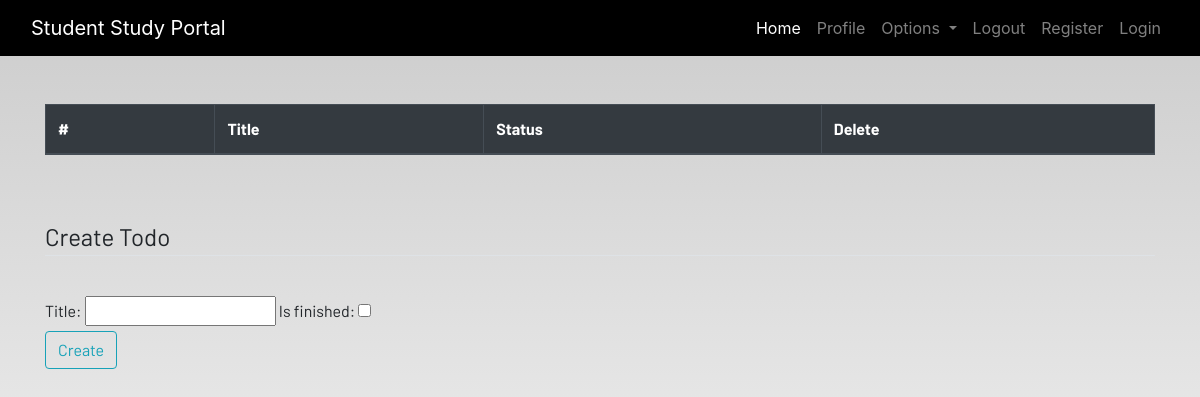
/todo (signed in), run on an earlier commit of the app's database.
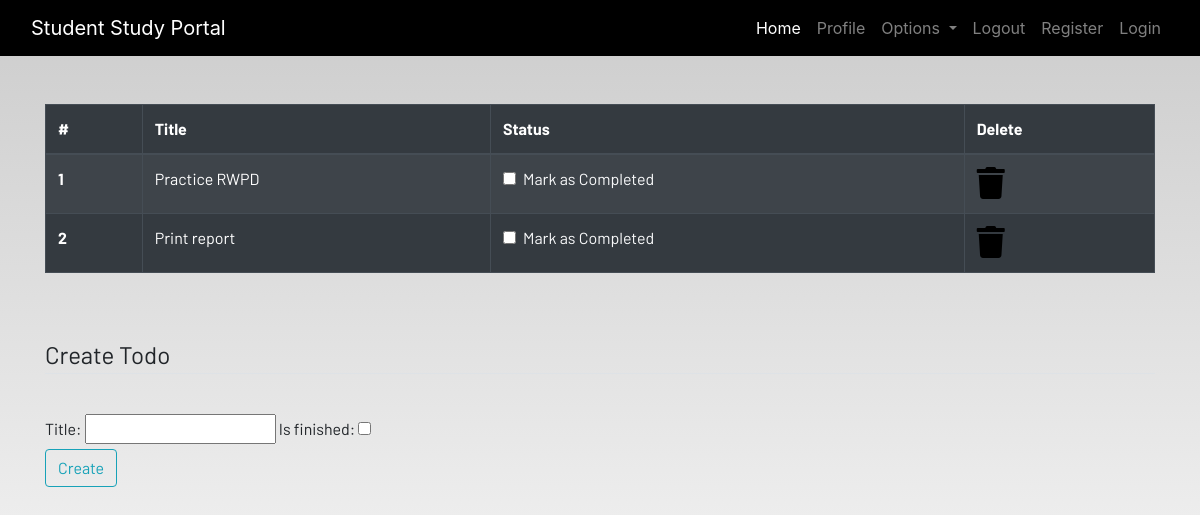
And on a later commit of the database.
### dashboard/models.py (models this page shows)
class Todo(models.Model):
    user = models.ForeignKey(User, on_delete=models.CASCADE)
    title = models.CharField(max_length=100)
    is_finished = models.BooleanField(default=False)

### dashboard/views.py (the view)
# urls.py: path('todo', views.todo, name="todo"),
@login_required
def todo(request):
    if request.method == "POST":
        form = TodoForm(request.POST)
        if form.is_valid():
            try:
                finished = request.POST["is_finished"]
                if finished == 'on':
                    finished = True
                else:
                    finished = False
            except:
                finished = False
            todo = Todo(
                user=request.user,
                title=request.POST['title'],
                is_finished=finished
            )
            todo.save()
            messages.success(request, f"Todo Added from {request.user.username}!!")
    else:
        form = TodoForm()
    todo = Todo.objects.filter(user=request.user)
    if len(todo) == 0:
        todo_done = True
    else:
        todo_done = False
    context = {
        'form': form,
        'todos': todo,
        'todo_done': todo_done,
    }
    return render(request, 'dashboard/todo.html', context)

### dashboard/forms.py
class TodoForm(forms.ModelForm):
    class Meta:
        model = Todo
        fields = ['title', 'is_finished']

### templates/dashboard/todo.html (shortened to what this page needs)
{% extends 'dashboard/base.html' %}
{% load static %}
{% block content %}
<div class="container">
    {% if not todos_done %}
    <table class="table table-striped table-bordered table-hover table-dark">
        <thead>
            <tr>
                <th scope="col">#</th>
                <th scope="col">Title</th>
                <th scope="col">Status</th>
                <th scope="col">Delete</th>
            </tr>
        </thead>
        <tbody>
            {% for todo in todos %}
            <tr>
                <th scope="row">{{forloop.counter}}</th>
                <td>{{todo.title}}</td>
                <td>
                    <a href="{% url 'update-todo' todo.id %}">
                        <div class="form-check">
                            {% if todo.is_finished == True %}
                            <input class="form-check-input" type="checkbox" value="" checked>
                            {% else %}
                            <input class="form-check-input" type="checkbox" value="">
                            {% endif %}
                            <label class="form-check-label text-light" for="flexCheckDefault">
                                Mark as Completed
                            </label>
                        </div>
                    </a>
                </td>
                <td><a href="{% url 'delete-todo' todo.id %}"><i class="fa fa-trash fa-2x"></i></a></td>
            </tr>
            {% endfor %}
        </tbody>
    </table>
    {% else %}
    <h4>All tasks have been done!! create to add more</h4>
    {% endif %}
</div><br><br>
<div class="container">
    <form method="POST">
        <fieldset class="form-group">
            <legend class="border-bottom mb-4">Create Todo</legend>
        </fieldset>
        {{form}}
        <div class="form-group">
            <button href="" class="btn btn-outline-info" type="submit">
                Create
            </button>
        </div>
    </form>
</div>
{% endblock content %}

What changed in the data, as far as the page shows it:
added Todo: title "Practice RWPD"
added Todo: title "Print report"
